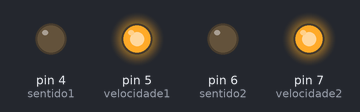
The sketch below on a simulated Arduino Uno, built with avr-gcc and run on an emulated ATmega328P. Parts: output pins drawn as LEDs (lit = HIGH).

Above: at 5.0 s.
At 11.0 s:
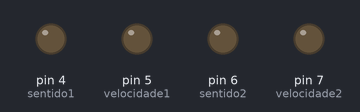
At 17.0 s:
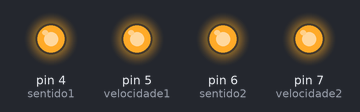
At 23.0 s:
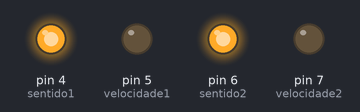
Timing chart, 0 to 31.2 s (numbered marks = the images above):
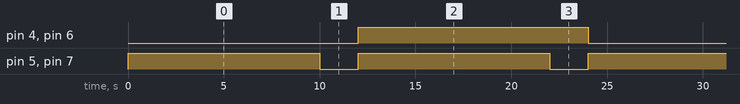

Measured:
- by itself, pin 4 (sentido1), pin 6 (sentido2): alternates HIGH for 12.0 s and LOW for 12.0 s
- by itself, pin 5 (velocidade1), pin 7 (velocidade2): alternates HIGH for 10.0 s and LOW for 2.0 s
- by itself, everything shown: repeats every 24.0 s, in 4 steps

The sketch:

17-08roda.ino
```cpp
int sentido1 = 4;
int velocidade1 = 5;
int sentido2 = 6;
int velocidade2 = 7;
void setup()
{
 pinMode (sentido1, OUTPUT);
 pinMode (velocidade1, OUTPUT);
 pinMode (sentido2, OUTPUT);
 pinMode (velocidade2, OUTPUT);
}

void loop()
{
  digitalWrite(sentido1, 0);
  digitalWrite(sentido2, 0);

  analogWrite(velocidade1, 255);
  analogWrite(velocidade2, 255);
  /* analogWrite será usado para acessar o pwm   */
  delay(10000);

  analogWrite(velocidade1, 0);
  analogWrite(velocidade2, 0);
  delay(2000);

  digitalWrite(sentido1, 1);
  digitalWrite(sentido2, 1);

  analogWrite(velocidade1, 255);
  analogWrite(velocidade2, 255);
  delay(10000);

  analogWrite(velocidade1,0);
  analogWrite(velocidade2,0);
  delay(2000);


}
```
